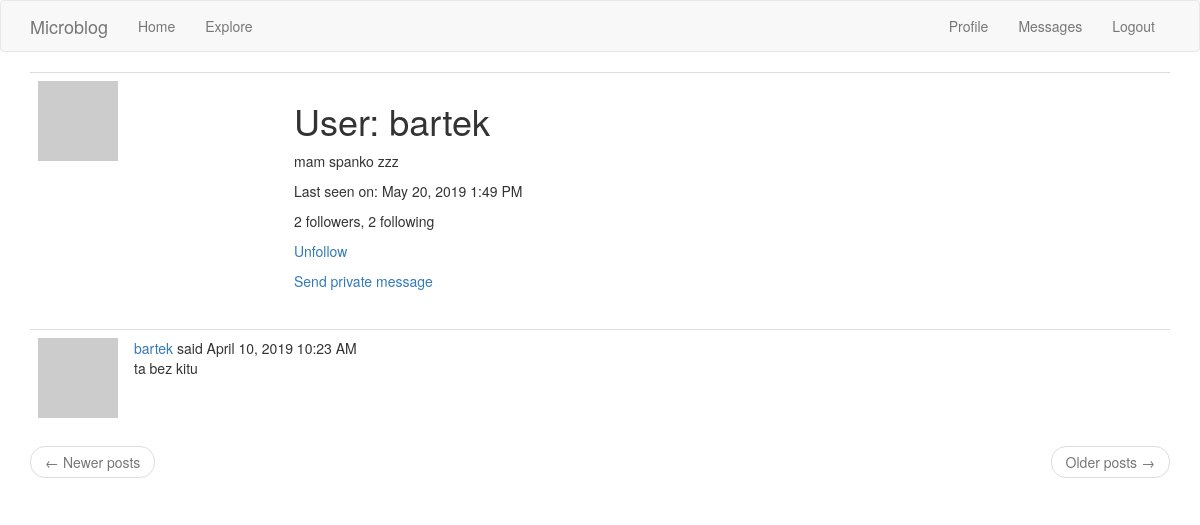
/user/bartek (signed in), run on an earlier commit of the app's database.
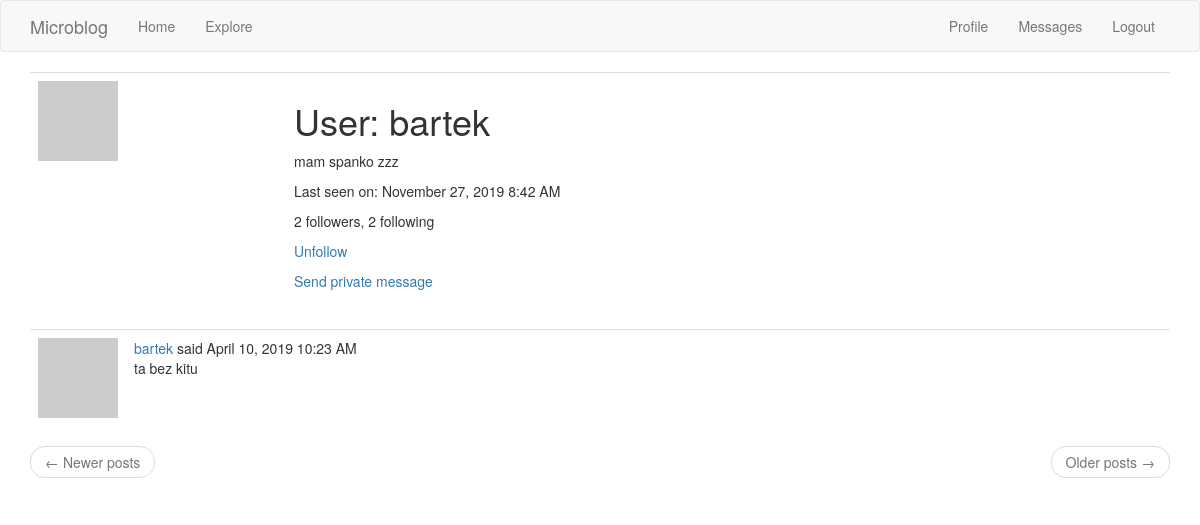
And on a later commit of the database.
### app/models.py (models this page shows, shortened)
class User(UserMixin, db.Model):
    id = db.Column(db.Integer, primary_key=True)
    username = db.Column(db.String(64), index=True, unique=True)
    email = db.Column(db.String(120), index=True, unique=True)
    password_hash = db.Column(db.String(128))
    posts = db.relationship('Post', backref='author', lazy='dynamic')
    about_me = db.Column(db.String(140))
    last_seen = db.Column(db.DateTime, default=datetime.utcnow)
    followed = db.relationship(
        'User', secondary=followers,
        primaryjoin=(followers.c.follower_id == id),
        secondaryjoin=(followers.c.followed_id == id),
        backref=db.backref('followers', lazy='dynamic'), lazy='dynamic')
    messages_sent = db.relationship('Message', foreign_keys='Message.sender_id',
                                    backref='author', lazy='dynamic')
    messages_received = db.relationship('Message', foreign_keys='Message.recipient_id',
                                        backref='recipient', lazy='dynamic')
    messages = db.relationship(
        'Message', secondary=msg,
        primaryjoin=(msg.c.recipient_id == id),
        secondaryjoin=(msg.c.sender_id == id),
        backref=db.backref('msg', lazy='dynamic'), lazy='dynamic')
    typ = type(messages)
    last_message_read_time = db.Column(db.DateTime)
    def avatar(self, size):
        digest = md5(self.email.lower().encode('utf-8')).hexdigest()
        return 'https://www.gravatar.com/avatar/{}?d=identicon&s={}'.format(
            digest, size)
    def is_following(self, user):
        return self.followed.filter(
            followers.c.followed_id == user.id).count() > 0
    def new_messages(self):
        last_read_time = self.last_message_read_time or datetime(1900, 1, 1)
        return Message.query.filter_by(recipient=self).filter(
            Message.timestamp > last_read_time).count()

### app/routes.py (the view)
@app.route('/user/<username>', methods=['GET'])
@login_required
def user(username):
    user = User.query.filter_by(username=username).first_or_404()
    page = request.args.get('page', 1, type=int)
    posts = Post.query.filter_by(user_id=user.id).order_by(Post.timestamp.desc()).paginate(
        page, app.config['POSTS_PER_PAGE'], False
    )
    next_url = url_for('user', username=user.username, page=posts.next_num) \
        if posts.has_next else None
    prev_url = url_for('user', username=user.username, page=posts.prev_num) \
        if posts.has_prev else None
    return render_template('user.html', user=user, posts=posts.items, title=username+_('\'s Profile'),
                           next_url=next_url, prev_url=prev_url)

### app/models.py (called while the page is built)
@login.user_loader
def load_user(id):
    return User.query.get(int(id))

### app/routes.py (called while the page is built)
@app.before_request
def before_request():
    if current_user.is_authenticated:
        current_user.last_seen = datetime.utcnow()
        db.session.commit()
    g.locale = str(get_locale())

### app/templates/user.html
{% extends "base.html" %}
{% block app_content %}
    <table class="table table-hover">
        <tr>
            <td width="256px"><img src="{{ user.avatar(256) }}"></td>
            <td>
                <h1>{{ _('User') }}: {{ user.username }}</h1>
                {% if user.about_me %}<p>{{ user.about_me }}</p>{% endif %}
                {% if user.last_seen %}
                <p>{{ _('Last seen on') }}: {{ moment(user.last_seen).format('LLL') }}</p>
                {% endif %}
                <p>{{ _('%(count)d followers', count=user.followers.count()) }}, {{ _('%(count)d following', count=user.followed.count()) }}</p>
                {% if user == current_user %}
                <p><a href="{{ url_for('edit_profile') }}">{{ _('Edit your profile') }}</a></p>
                {% elif not current_user.is_following(user) %}
                <p><a href="{{ url_for('follow', username=user.username) }}">{{ _('Follow') }}</a></p>
                {% else %}
                <p><a href="{{ url_for('unfollow', username=user.username) }}">{{ _('Unfollow') }}</a></p>
                {% endif %}
                {% if user != current_user %}
                <p>
                    <a href="{{ url_for('conversation',
                                        username=user.username) }}">
                        {{ _('Send private message') }}
                    </a>
                </p>
                {% endif %}
            </td>
        </tr>
    </table>
    {% for post in posts %}
        {% include '_post.html' %}
    {% endfor %}
    <nav aria-label="...">
        <ul class="pager">
            <li class="previous{% if not prev_url %} disabled{% endif %}">
                <a href="{{ prev_url or '#' }}">
                    <span aria-hidden="true">&larr;</span> {{ _('Newer posts') }}
                </a>
            </li>
            <li class="next{% if not next_url %} disabled{% endif %}">
                <a href="{{ next_url or '#' }}">
                    {{ _('Older posts') }} <span aria-hidden="true">&rarr;</span>
                </a>
            </li>
        </ul>
    </nav>
{% endblock %}

What changed in the data, as far as the page shows it:
changed User "bartek": last_seen "May 20, 2019 1:49 PM" → "November 27, 2019 8:42 AM"
